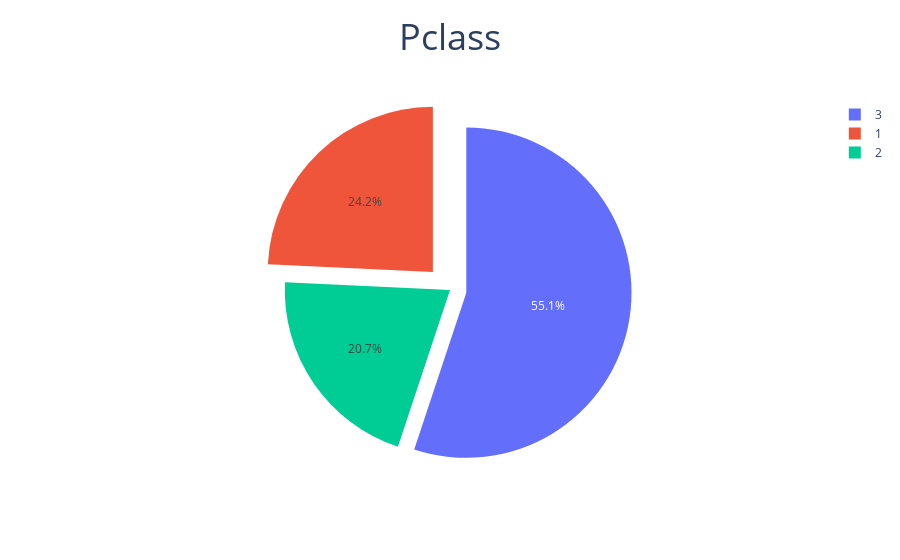

Write notebook code for a chart like this one.
### Code cell
fig = go.Figure(data=[go.Pie(labels=dft['Pclass'], pull=[.1, .15, .15, 0])],layout_title_text=' Pclass ',layout_title_font =dict(size= 36),layout_title_x=0.5)
fig.show()

fig = go.Figure(
    data=[go.Bar(x = dft['Pclass'].value_counts().index,y=dft['Pclass'].value_counts())],layout_title_text=' Pclass ',layout_title_font =dict(size= 36),layout_title_x=0.5)
fig.show()

### Figure 1 — Plotly figure (JSON) as saved in the notebook; plotly's stock layout.template omitted (floating-point values rounded to 4 significant figures; data arrays with more than 128 entries replaced by an {"elided": "..."} marker saying what was removed)
{"data": [{"labels": {"elided": "891 int values"}, "pull": [0.1, 0.15, 0.15, 0], "type": "pie"}], "layout": {"title": {"font": {"size": 36}, "text": " Pclass ", "x": 0.5}}}
